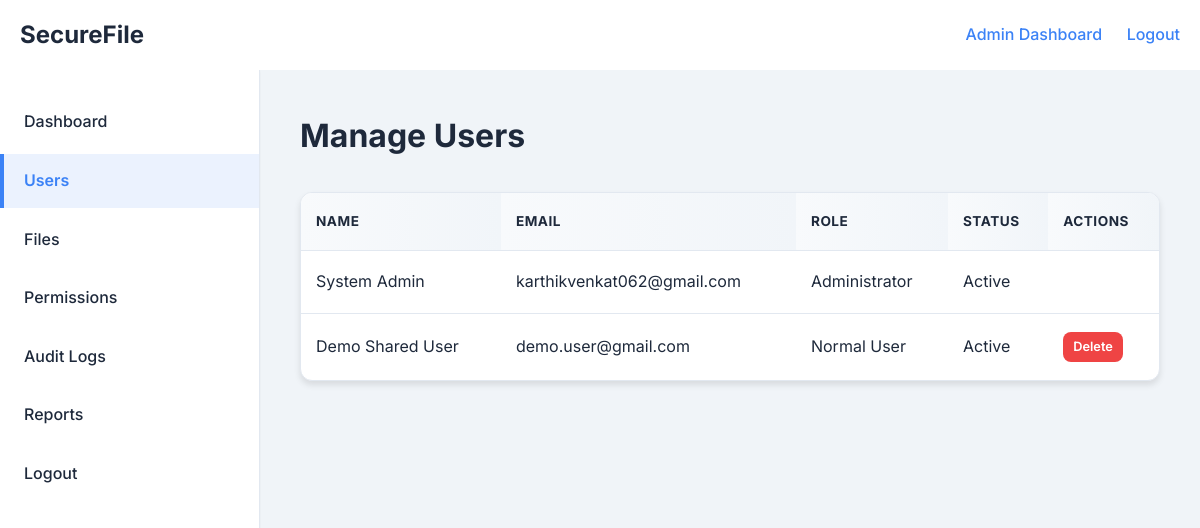
The page /manage_users.php (signed in) on the database its author committed.
### tables this page shows
CREATE TABLE IF NOT EXISTS users (
    id INT AUTO_INCREMENT PRIMARY KEY,
    name VARCHAR(100) NOT NULL,
    email VARCHAR(100) NOT NULL UNIQUE,
    username VARCHAR(50) NOT NULL UNIQUE,
    password VARCHAR(255) NOT NULL,
    role ENUM('Normal User', 'Administrator') DEFAULT 'Normal User',
    status ENUM('Active', 'Inactive') DEFAULT 'Active',
    created_at TIMESTAMP DEFAULT CURRENT_TIMESTAMP,
    updated_at TIMESTAMP DEFAULT CURRENT_TIMESTAMP ON UPDATE CURRENT_TIMESTAMP,
    INDEX idx_email (email),
    INDEX idx_username (username),
    INDEX idx_status (status)
);

### manage_users.php (the view, shortened to what this page needs)
<?php
require_once 'includes/db.php';
$stmt = $pdo->query("SELECT * FROM users ORDER BY created_at DESC");
$users = $stmt->fetchAll();
require_once 'includes/header.php';
?>
<div class="dashboard-layout">
    <div class="sidebar">
        <a href="admin_dashboard.php">Dashboard</a>
        <a href="manage_users.php" class="active">Users</a>
        <a href="manage_files.php">Files</a>
        <a href="manage_permissions.php">Permissions</a>
        <a href="audit_logs.php">Audit Logs</a>
        <a href="reports.php">Reports</a>
        <a href="logout.php">Logout</a>
    </div>
    <div class="main-content">
        <h2>Manage Users</h2>
        <div class="table-responsive">
            <table>
                <thead>
                    <tr>
                        <th>Name</th>
                        <th>Email</th>
                        <th>Role</th>
                        <th>Status</th>
                        <th>Actions</th>
                    </tr>
                </thead>
                <tbody>
                    <?php foreach($users as $user): ?>
                    <tr>
                        <td><?= htmlspecialchars($user['name']) ?></td>
                        <td><?= htmlspecialchars($user['email']) ?></td>
                        <td><?= htmlspecialchars($user['role']) ?></td>
                        <td><?= htmlspecialchars($user['status']) ?></td>
                        <td>
                            <?php if($user['id'] != $_SESSION['user_id']): ?>
                                <a href="manage_users.php?delete=<?= $user['id'] ?>" class="btn btn-danger" style="padding: 5px 10px; font-size: 0.8rem;" onclick="return confirm('Delete this user?');">Delete</a>
                            <?php endif; ?>
                        </td>
                    </tr>
                    <?php endforeach; ?>
                </tbody>
            </table>
        </div>
    </div>
</div>
<?php require_once 'includes/footer.php'; ?>

### css/styles.css (style rules this page uses)
:root { --primary-color: #3b82f6; --primary-hover: #2563eb; --secondary-color: #f1f5f9; --text-dark: #1e293b; --text-light: #64748b; --bg-color: #f0f4f8; --white: #ffffff; --border-color: #e2e8f0; --success: #10b981; --danger: #ef4444; --warning: #f59e0b; --info: #06b6d4; --shadow-sm: 0 1px 2px rgba(0,0,0,0.05); --shadow-md: 0 4px 6px rgba(0,0,0,0.1); --shadow-lg: 0 10px 15px rgba(0,0,0,0.1); --shadow-xl: 0 20px 25px rgba(0,0,0,0.1); }
* { margin: 0; padding: 0; box-sizing: border-box; font-family: 'Inter', sans-serif; }
body { background-color: var(--bg-color); color: var(--text-dark); line-height: 1.6; }
a { text-decoration: none; color: var(--primary-color); }
.dashboard-layout { display: flex; min-height: calc(100vh - 64px); background: var(--bg-color); }
.sidebar { width: 260px; background: var(--white); border-right: 1px solid var(--border-color); padding: 20px 0; position: fixed; height: calc(100vh - 64px); overflow-y: auto; box-shadow: var(--shadow-sm); }
.sidebar a { display: block; padding: 14px 20px; color: var(--text-dark); font-weight: 500; border-left: 4px solid transparent; transition: all 0.3s ease; position: relative; margin: 5px 0; }
.sidebar a.active { background: rgba(59, 130, 246, 0.1); color: var(--primary-color); border-left-color: var(--primary-color); font-weight: 600; }
.main-content { flex: 1; padding: 40px; margin-left: 260px; max-width: calc(100% - 260px); }
.main-content h2 { color: var(--text-dark); font-size: 2rem; margin-bottom: 30px; font-weight: 700; }
.table-responsive { overflow-x: auto; background: var(--white); border-radius: 12px; box-shadow: var(--shadow-md); margin-bottom: 30px; border: 1px solid var(--border-color); }
table { width: 100%; border-collapse: collapse; }
th, td { padding: 18px 15px; text-align: left; border-bottom: 1px solid var(--border-color); }
th { background: linear-gradient(90deg, #f8fafc 0%, #f1f5f9 100%); font-weight: 700; color: var(--text-dark); text-transform: uppercase; font-size: 0.85rem; letter-spacing: 0.5px; }
table tbody tr:last-child td { border-bottom: none; }
.btn { transition: all 0.3s ease; }
.sidebar a { transition: all 0.3s ease; }
.btn { display: inline-block; padding: 12px 24px; background: var(--primary-color); color: var(--white); border: none; border-radius: 8px; cursor: pointer; transition: all 0.3s ease; font-weight: 600; font-size: 0.95rem; }
.btn-danger { background: var(--danger); }

### rows shown on the page
users: name "System Admin", email "karthikvenkat062@gmail.com", role "Administrator", status "Active"
users: name "Demo Shared User", email "demo.user@gmail.com", role "Normal User", status "Active"
